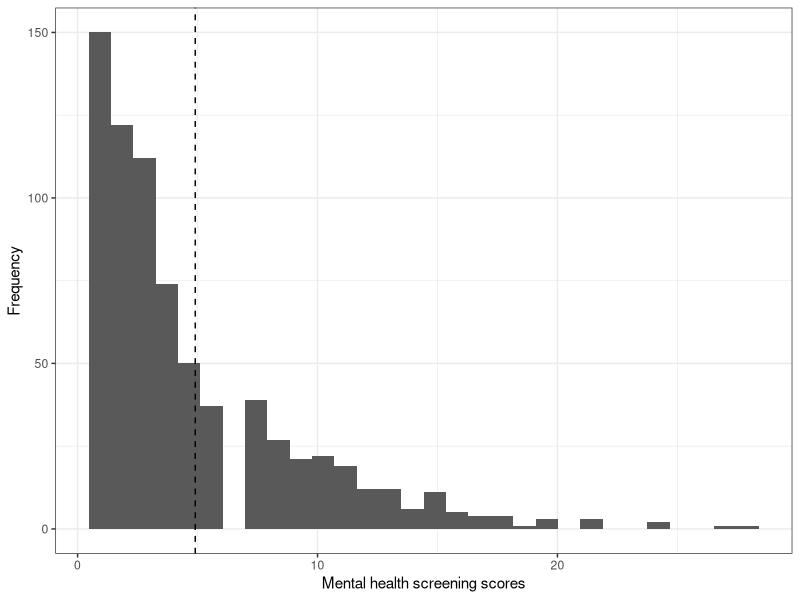
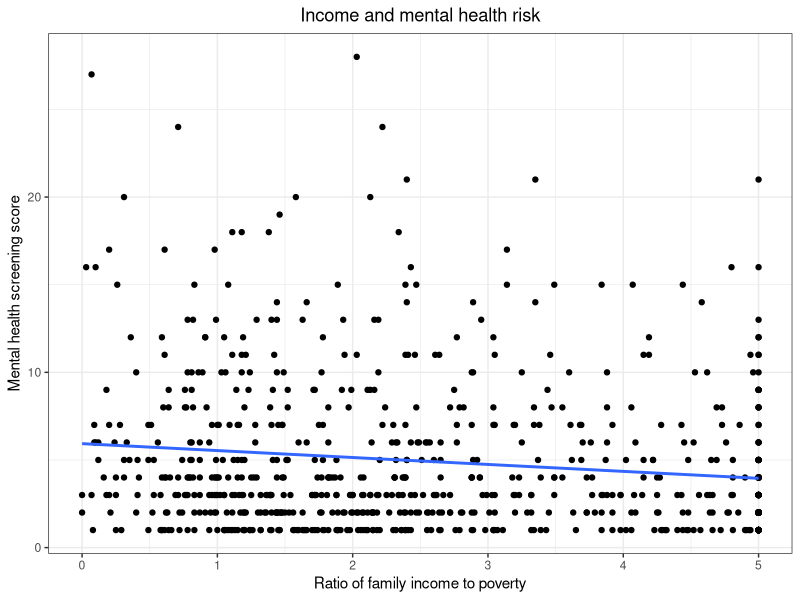
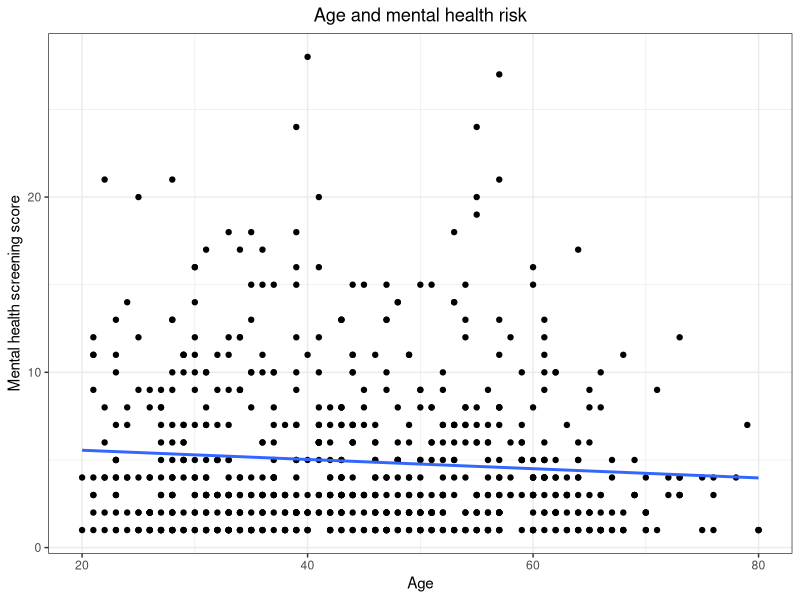
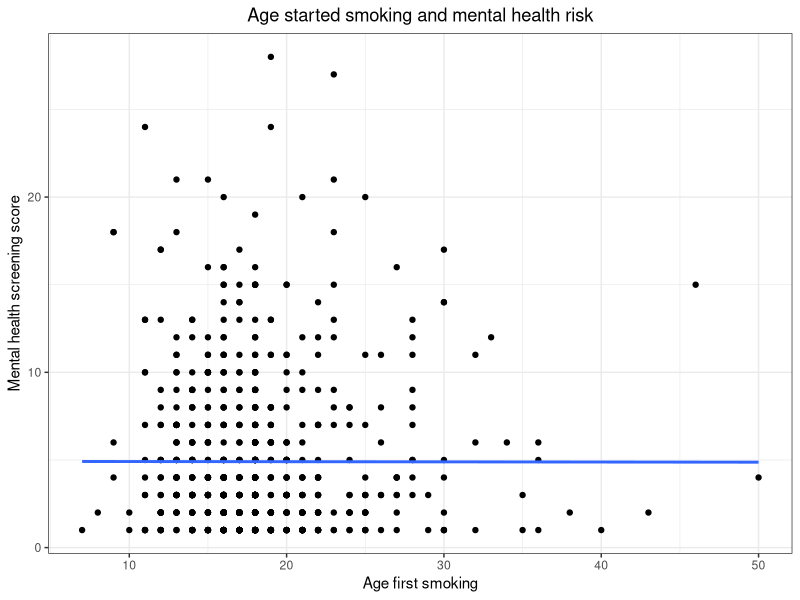
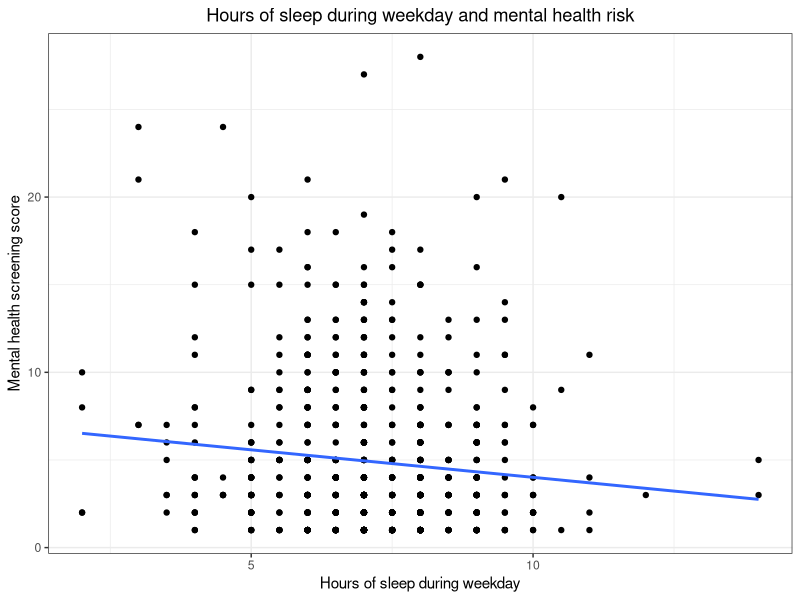
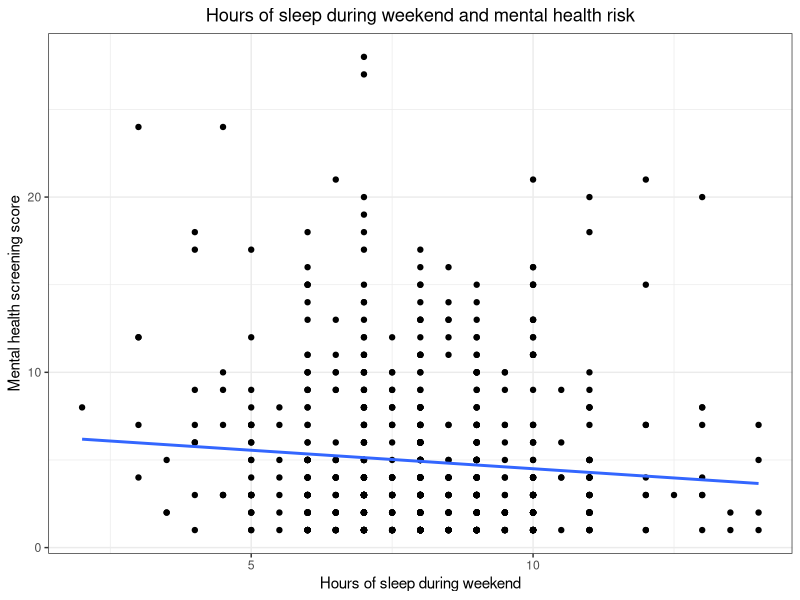
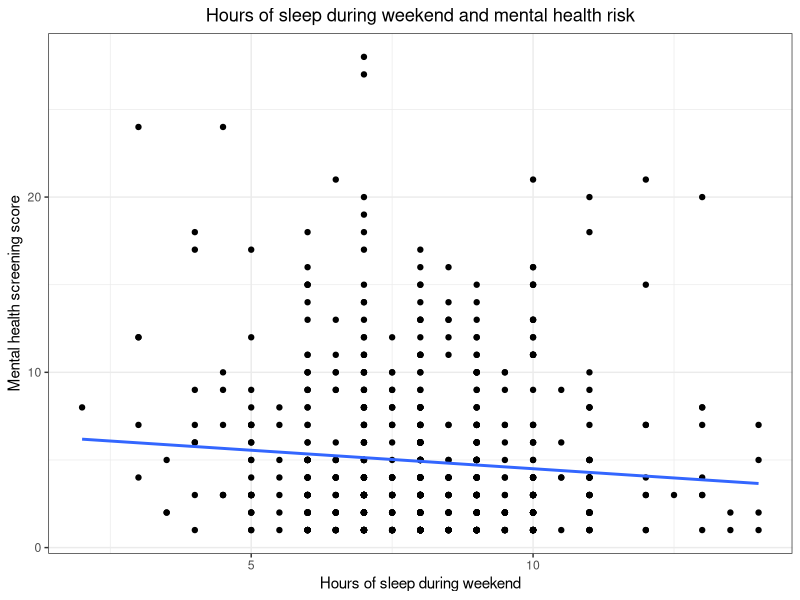
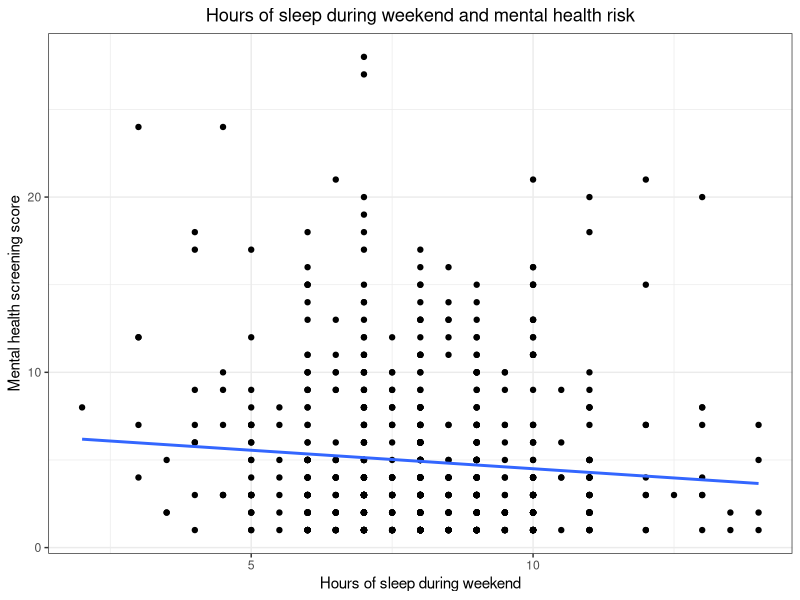

The R script that drew these images, in order: (Note: this script raises an error after producing the figures.)
# load libraries
library(kableExtra)                     # for printing tables
library(cowplot)                        # for side by side plots
library(lubridate)                      # for dealing with dates
library(maps)                           # for creating maps
library(tidyverse)

# read in the cleaned data
nhanes_train = read_csv("data/clean/nhanes_train.csv", 
                    col_types = "iififfdffifddffffffffffffffffffffiifffffff")

# calculate mean mental health score  (4.9)
mean_mh_score = nhanes_train %>%
  summarise(mean(mental_score)) %>%
  pull()

# calculate median case fatality rate (3)
median_mh_score = nhanes_train %>%
  summarise(median(mental_score)) %>%
  pull()

# create histogram of mental health score
p = nhanes_train %>%
  ggplot(aes(x = mental_score)) + 
  geom_histogram() +
  geom_vline(xintercept = mean_mh_score,
             linetype = "dashed") +
  labs(x = "Mental health screening scores", 
       y = "Frequency") +
  theme_bw()

# save the histogram
ggsave(filename = "results/mental-health-score-histogram.png", 
       plot = p, 
       device = "png", 
       width = 5, 
       height = 3)

# examine relationship between ratio of family income to poverty and mental health risk
p1 = nhanes_train %>%
  ggplot(aes(x = ratio_income, y = mental_score)) +
  geom_point() + 
  geom_smooth(method = "lm", formula = "y~x", se = FALSE) +
  labs(x = "Ratio of family income to poverty", 
       y = "Mental health screening score",
  title = "Income and mental health risk") +
  theme_bw() + 
  theme(plot.title = element_text(hjust = 0.5))

# save p1
ggsave(filename = "results/income-and-mental-health.png", 
       plot = p1, 
       device = "png", 
       width = 5, 
       height = 3)

# examine relationship between age and mental health risk
p2 = nhanes_train %>%
  ggplot(aes(x = age, y = mental_score)) +
  geom_point() + 
  geom_smooth(method = "lm", formula = "y~x", se = FALSE) +
  labs(x = "Age", 
       y = "Mental health screening score",
       title = "Age and mental health risk") +
  theme_bw() + 
  theme(plot.title = element_text(hjust = 0.5))

# save p2
ggsave(filename = "results/age-and-mental-health.png", 
       plot = p2, 
       device = "png", 
       width = 5, 
       height = 3)

# examine relationship between age first started smoking and mental health risk
p3 = nhanes_train %>%
  ggplot(aes(x = age_first_smoke, y = mental_score)) +
  geom_point() + 
  geom_smooth(method = "lm", formula = "y~x", se = FALSE) +
  labs(x = "Age first smoking", 
       y = "Mental health screening score",
       title = "Age started smoking and mental health risk") +
  theme_bw() + 
  theme(plot.title = element_text(hjust = 0.5))

# save p3
ggsave(filename = "results/age-and-mental-health.png", 
       plot = p3, 
       device = "png", 
       width = 5, 
       height = 3)

# examine relationship between sleep during weekday and mental health risk
p4 = nhanes_train %>%
  ggplot(aes(x = sleep_weekday, y = mental_score)) +
  geom_point() + 
  geom_smooth(method = "lm", formula = "y~x", se = FALSE) +
  labs(x = "Hours of sleep during weekday", 
       y = "Mental health screening score",
       title = "Hours of sleep during weekday and mental health risk") +
  theme_bw() + 
  theme(plot.title = element_text(hjust = 0.5))

# save p4
ggsave(filename = "results/age-and-mental-health.png", 
       plot = p4, 
       device = "png", 
       width = 5, 
       height = 3)


# examine relationship between sleep during weekend and mental health risk
p5 = nhanes_train %>%
  ggplot(aes(x = sleep_weekend, y = mental_score)) +
  geom_point() + 
  geom_smooth(method = "lm", formula = "y~x", se = FALSE) +
  labs(x = "Hours of sleep during weekend", 
       y = "Mental health screening score",
       title = "Hours of sleep during weekend and mental health risk") +
  theme_bw() + 
  theme(plot.title = element_text(hjust = 0.5))

# save p5
ggsave(filename = "results/age-and-mental-health.png", 
       plot = p5, 
       device = "png", 
       width = 5, 
       height = 3)

# examine relationship between sleep during weekend and mental health risk
p6 = nhanes_train %>%
  ggplot(aes(x = hours_worked, y = mental_score)) +
  geom_point() + 
  geom_smooth(method = "lm", formula = "y~x", se = FALSE) +
  labs(x = "Number of hours worked last week", 
       y = "Mental health screening score",
       title = "Number of work hours and mental health risk") +
  theme_bw() + 
  theme(plot.title = element_text(hjust = 0.5))

# save p6
ggsave(filename = "results/age-and-mental-health.png", 
       plot = p5, 
       device = "png", 
       width = 5, 
       height = 3)

# examine relationship between sleep during weekend and mental health risk
p7 = nhanes_train %>%
  ggplot(aes(x = min_sedentary, y = mental_score)) +
  geom_point() + 
  geom_smooth(method = "lm", formula = "y~x", se = FALSE) +
  labs(x = "Minutes of sedentary activity", 
       y = "Mental health screening score",
       title = "Hours of sleep during weekend and mental health risk") +
  theme_bw() + 
  theme(plot.title = element_text(hjust = 0.5))

# save p7
ggsave(filename = "results/age-and-mental-health.png", 
       plot = p5, 
       device = "png", 
       width = 5, 
       height = 3)


# examine relationship between gender and mental health risk
p8 = nhanes_train %>%
  ggplot(aes(x = female, y = mental_score, fill = female)) + 
  geom_boxplot() +
  labs(x = "Gender", 
       y = "Mental health screening score") + 
  theme_bw() + theme(legend.position = "none")

# save p8
ggsave(filename = "results/gender-and-mental-health.png", 
       plot = p8, 
       device = "png", 
       width = 5, 
       height = 3)

# examine relationship between gender and mental health risk (some dif)
p8 = nhanes_train %>%
  ggplot(aes(x = female, y = mental_score, fill = female)) + 
  geom_boxplot() +
  labs(x = "Gender", 
       y = "Mental health screening score") + 
  theme_bw() + theme(legend.position = "none")

# save p8
ggsave(filename = "results/gender-and-mental-health.png", 
       plot = p8, 
       device = "png", 
       width = 5, 
       height = 3)

# examine relationship between race/ethnicity and mental health risk (some dif)
p9 = nhanes_train %>%
  ggplot(aes(x = nonhisp_white, y = mental_score, fill = nonhisp_white)) + 
  geom_boxplot() +
  labs(x = "Race/ethnicity", 
       y = "Mental health screening score") + 
  theme_bw() + theme(legend.position = "none")

# save p9
ggsave(filename = "results/gender-and-mental-health.png", 
       plot = p8, 
       device = "png", 
       width = 5, 
       height = 3)

#examine relationship between marriage status and mental health risk (some dif)
p10= nhanes_train %>%
  ggplot(aes(x = never_married, y = mental_score, fill = never_married)) + 
  geom_boxplot() +
  labs(x = "Marriage status", 
       y = "Mental health screening score") + 
  theme_bw() + theme(legend.position = "none")

# save p10
ggsave(filename = "results/gender-and-mental-health.png", 
       plot = p8, 
       device = "png", 
       width = 5, 
       height = 3)

#examine relationship between being born in ths US and mental health risk
p11= nhanes_train %>%
  ggplot(aes(x = born_us, y = mental_score, fill = born_us)) + 
  geom_boxplot() +
  labs(x = "Born in the US", 
       y = "Mental health screening score") + 
  theme_bw() + theme(legend.position = "none")

# save p11
ggsave(filename = "results/gender-and-mental-health.png", 
       plot = p8, 
       device = "png", 
       width = 5, 
       height = 3)

#examine relationship between being education and mental health risk (some dif)
p12= nhanes_train %>%
  ggplot(aes(x = edu_college, y = mental_score, fill = edu_college)) + 
  geom_boxplot() +
  labs(x = "Some college or higher", 
       y = "Mental health screening score") + 
  theme_bw() + theme(legend.position = "none")

# save p12
ggsave(filename = "results/gender-and-mental-health.png", 
       plot = p8, 
       device = "png", 
       width = 5, 
       height = 3)

#examine relationship between smoking and mental health risk (some dif - those who smoke every day)
p13= nhanes_train %>%
  ggplot(aes(x = now_smoke, y = mental_score, fill = now_smoke)) + 
  geom_boxplot() +
  labs(x = "Smoking status", 
       y = "Mental health screening score") + 
  theme_bw() + theme(legend.position = "none")

# save p13
ggsave(filename = "results/gender-and-mental-health.png", 
       plot = p8, 
       device = "png", 
       width = 5, 
       height = 3)

#examine relationship between sleep disorder and mental health risk (some dif - those who told doctor)
p14= nhanes_train %>%
  ggplot(aes(x = dr_sleep, y = mental_score, fill = dr_sleep)) + 
  geom_boxplot() +
  labs(x = "Told doctor about trouble sleeping", 
       y = "Mental health screening score") + 
  theme_bw() + theme(legend.position = "none")

# save p14
ggsave(filename = "results/gender-and-mental-health.png", 
       plot = p8, 
       device = "png", 
       width = 5, 
       height = 3)

#examine relationship between asthma and mental health risk 
p15= nhanes_train %>%
  ggplot(aes(x = told_asthma, y = mental_score, fill = told_asthma)) + 
  geom_boxplot() +
  labs(x = "Told by a doctor to have asthma", 
       y = "Mental health screening score") + 
  theme_bw() + theme(legend.position = "none")

# save p15
ggsave(filename = "results/gender-and-mental-health.png", 
       plot = p8, 
       device = "png", 
       width = 5, 
       height = 3)

#examine relationship between asthma and mental health risk 
p16= nhanes_train %>%
  ggplot(aes(x = told_arthritis, y = mental_score, fill = told_arthritis)) + 
  geom_boxplot() +
  labs(x = "Told by a doctor to have arthritis", 
       y = "Mental health screening score") + 
  theme_bw() + theme(legend.position = "none")

# save p16
ggsave(filename = "results/gender-and-mental-health.png", 
       plot = p8, 
       device = "png", 
       width = 5, 
       height = 3)

#examine relationship between coronary heart disease and mental health risk (no dif)
p17= nhanes_train %>%
  ggplot(aes(x = told_coronary, y = mental_score, fill = told_coronary)) + 
  geom_boxplot() +
  labs(x = "Told by a doctor to have coronary heart disease", 
       y = "Mental health screening score") + 
  theme_bw() + theme(legend.position = "none")

#examine relationship between heart attack and mental health risk (no dif)
p18 = nhanes_train %>%
  ggplot(aes(x = told_attack, y = mental_score, fill = told_attack)) + 
  geom_boxplot() +
  labs(x = "Told by a doctor to have heart attack", 
       y = "Mental health screening score") + 
  theme_bw() + theme(legend.position = "none")

#examine relationship between coronary heart disease and mental health risk (no dif)
p17= nhanes_train %>%
  ggplot(aes(x = told_coronary, y = mental_score, fill = told_coronary)) + 
  geom_boxplot() +
  labs(x = "Told by a doctor to have coronary heart disease", 
       y = "Mental health screening score") + 
  theme_bw() + theme(legend.position = "none")

#examine relationship between stroke and mental health risk (quite a big dif)
p19 = nhanes_train %>%
  ggplot(aes(x = told_stroke, y = mental_score, fill = told_stroke)) + 
  geom_boxplot() +
  labs(x = "Told by a doctor to have stroke", 
       y = "Mental health screening score") + 
  theme_bw() + theme(legend.position = "none")
# save p17
ggsave(filename = "results/gender-and-mental-health.png", 
       plot = p8, 
       device = "png", 
       width = 5, 
       height = 3)

#examine relationship between thyroid and mental health risk (some dif)
p20 = nhanes_train %>%
  ggplot(aes(x = told_thyroid, y = mental_score, fill = told_thyroid)) + 
  geom_boxplot() +
  labs(x = "Told by a doctor to have thyroid problem", 
       y = "Mental health screening score") + 
  theme_bw() + theme(legend.position = "none")

# save p20
ggsave(filename = "results/gender-and-mental-health.png", 
       plot = p8, 
       device = "png", 
       width = 5, 
       height = 3)


#examine relationship between stroke and mental health risk (a little dif)
p21 = nhanes_train %>%
  ggplot(aes(x = told_cancer, y = mental_score, fill = told_cancer)) + 
  geom_boxplot() +
  labs(x = "Told by a doctor to have cancer", 
       y = "Mental health screening score") + 
  theme_bw() + theme(legend.position = "none")

# save p21
ggsave(filename = "results/gender-and-mental-health.png", 
       plot = p8, 
       device = "png", 
       width = 5, 
       height = 3)

#examine relationship between being told by doctor to lose weight and mental health risk (a little dif)
p22 = nhanes_train %>%
  ggplot(aes(x = told_weight, y = mental_score, fill = told_weight)) + 
  geom_boxplot() +
  labs(x = "Told by a doctor to lose weight", 
       y = "Mental health screening score") + 
  theme_bw() + theme(legend.position = "none")

# save p22
ggsave(filename = "results/gender-and-mental-health.png", 
       plot = p8, 
       device = "png", 
       width = 5, 
       height = 3)


#examine relationship between being told by doctor to exercise and mental health risk (a little dif)
p23 = nhanes_train %>%
  ggplot(aes(x = told_exe, y = mental_score, fill = told_exe)) + 
  geom_boxplot() +
  labs(x = "Told by a doctor to exercise", 
       y = "Mental health screening score") + 
  theme_bw() + theme(legend.position = "none")

# save p23
ggsave(filename = "results/gender-and-mental-health.png", 
       plot = p8, 
       device = "png", 
       width = 5, 
       height = 3)


#examine relationship between being told by doctor to reduce salt and mental health risk (a little dif)
p24 = nhanes_train %>%
  ggplot(aes(x = told_salt, y = mental_score, fill = told_salt)) + 
  geom_boxplot() +
  labs(x = "Told by a doctor to exercise", 
       y = "Mental health screening score") + 
  theme_bw() + theme(legend.position = "none")

# save p24
ggsave(filename = "results/gender-and-mental-health.png", 
       plot = p8, 
       device = "png", 
       width = 5, 
       height = 3)


#examine relationship between being told by doctor to reduce salt and mental health risk (a little dif)
p25 = nhanes_train %>%
  ggplot(aes(x = told_fat, y = mental_score, fill = told_fat)) + 
  geom_boxplot() +
  labs(x = "Told by a doctor to lose fat", 
       y = "Mental health screening score") + 
  theme_bw() + theme(legend.position = "none")

# save p25
ggsave(filename = "results/gender-and-mental-health.png", 
       plot = p8, 
       device = "png", 
       width = 5, 
       height = 3)


#examine relationship between now try to control weight and mental health risk 
p26 = nhanes_train %>%
  ggplot(aes(x = now_lose_weight, y = mental_score, fill = now_lose_weight)) + 
  geom_boxplot() +
  labs(x = "Now lose weight", 
       y = "Mental health screening score") + 
  theme_bw() + theme(legend.position = "none")

# save p26
ggsave(filename = "results/gender-and-mental-health.png", 
       plot = p8, 
       device = "png", 
       width = 5, 
       height = 3)

#examine relationship between now try to increase exercise and mental health risk (no dif)
p27 = nhanes_train %>%
  ggplot(aes(x = now_increase_ex, y = mental_score, fill = now_increase_ex)) + 
  geom_boxplot() +
  labs(x = "Now increase exercise", 
       y = "Mental health screening score") + 
  theme_bw() + theme(legend.position = "none")

# save p27
ggsave(filename = "results/gender-and-mental-health.png", 
       plot = p8, 
       device = "png", 
       width = 5, 
       height = 3)

#examine relationship between now try to reduce salt and mental health risk 
p28 = nhanes_train %>%
  ggplot(aes(x = now_reduce_salt, y = mental_score, fill = now_reduce_salt)) + 
  geom_boxplot() +
  labs(x = "Now reduce salt", 
       y = "Mental health screening score") + 
  theme_bw() + theme(legend.position = "none")

# save p28
ggsave(filename = "results/gender-and-mental-health.png", 
       plot = p8, 
       device = "png", 
       width = 5, 
       height = 3)

#examine relationship between now try to reduce fat and mental health risk (some dif)
p29 = nhanes_train %>%
  ggplot(aes(x = now_reduce_fat, y = mental_score, fill = now_reduce_fat)) + 
  geom_boxplot() +
  labs(x = "Now reduce fat", 
       y = "Mental health screening score") + 
  theme_bw() + theme(legend.position = "none")

# save p29
ggsave(filename = "results/gender-and-mental-health.png", 
       plot = p8, 
       device = "png", 
       width = 5, 
       height = 3)

#examine relationship between weight self-perception and mental health risk (some dif)
p30 = nhanes_train %>%
  ggplot(aes(x = weight_self_percept, y = mental_score, 
             fill = weight_self_percept)) + 
  geom_boxplot() +
  labs(x = "Weight perception", 
       y = "Mental health screening score") + 
  theme_bw() + theme(legend.position = "none")

#examine relationship between weight self-perception and mental health risk (some dif)
p31 = nhanes_train %>%
  ggplot(aes(x = want_lose_weight, y = mental_score, 
             fill = want_lose_weight)) + 
  geom_boxplot() +
  labs(x = "Like to weigh more, less or the same", 
       y = "Mental health screening score") + 
  theme_bw() + theme(legend.position = "none")
# save p29
ggsave(filename = "results/gender-and-mental-health.png", 
       plot = p8, 
       device = "png", 
       width = 5, 
       height = 3)
# create a heatmap of case fatality rate across the U.S.
p = map_data("county") %>%
  as_tibble() %>% 
  left_join(case_data %>% 
              rename(region = state, 
                     subregion = county,
                     `Case Fatality Rate` = case_fatality_rate) %>% 
              mutate(region = str_to_lower(region), 
                     subregion = str_to_lower(subregion)), 
            by = c("region", "subregion")) %>%
  ggplot() + 
  geom_polygon(data=map_data("state"), 
               aes(x=long, y=lat, group=group),
               color="black", fill=NA,  size = 1, alpha = .3) + 
  geom_polygon(aes(x=long, y=lat, group=group, fill = `Case Fatality Rate`),
               color="darkblue", size = .1) +
  scale_fill_gradient(low = "blue", high = "red") +
  theme_void()

ggsave(filename = "results/response-map.png", 
       plot = p, 
       device = "png", 
       width = 7, 
       height = 4)
